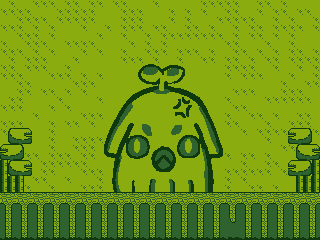

This is a level from a 2D game, rendered from its Tiled map with the project's own tilesets. A one-line summary and the complete map file follow:
An orthogonal 40x30 tile map with 8x8 px tiles, 1 tile layer (Tile Layer 1), 2 tilesets.

<map version="1.8" tiledversion="1.8.2" orientation="orthogonal" renderorder="right-down" width="40" height="30" tilewidth="8" tileheight="8" infinite="0" nextlayerid="2" nextobjectid="1">
 <tileset firstgid="1" source="forest.tsx" />
 <tileset firstgid="1441" source="squid.tsx" />
 <layer id="1" name="Tile Layer 1" width="40" height="30">
  <data encoding="csv">
34,103,34,34,103,103,103,34,103,103,34,103,103,34,103,103,34,34,34,103,34,34,34,34,34,103,103,103,103,103,34,34,103,103,34,103,34,34,34,34,
103,103,103,103,34,34,34,103,103,103,103,103,34,34,34,103,103,103,34,34,34,103,34,103,34,103,34,34,103,103,34,34,103,34,103,103,34,103,103,34,
34,34,103,103,103,103,34,103,103,103,103,103,34,34,34,103,103,103,34,34,34,103,34,103,34,34,34,103,103,103,103,103,34,34,103,34,103,34,34,103,
103,103,103,34,103,34,103,34,34,34,103,34,34,103,34,103,103,103,34,103,103,34,34,103,103,34,103,34,34,103,34,103,103,34,103,103,103,103,34,103,
34,34,103,103,103,34,103,34,34,34,34,34,103,34,34,103,34,34,103,34,103,103,103,103,103,103,103,103,34,103,34,103,103,34,103,34,103,34,34,34,
103,34,34,103,103,103,34,34,103,103,103,103,34,34,34,34,103,34,103,34,103,34,34,34,34,34,34,34,103,103,34,34,34,103,34,34,103,34,34,34,
103,103,103,34,103,34,103,34,34,34,103,34,103,34,34,103,34,34,103,103,103,34,103,103,103,34,103,34,34,103,103,34,103,34,103,34,103,103,34,103,
34,103,34,103,103,103,34,34,34,103,34,34,34,34,34,103,103,103,34,103,34,34,103,34,34,103,103,34,103,103,34,103,34,103,103,34,103,103,103,103,
103,103,34,103,103,103,34,34,103,34,34,34,34,1441,1442,1443,1444,1445,1446,1447,1448,1449,1450,1451,1452,1453,1454,1455,103,103,103,103,34,34,103,34,34,103,34,103,
103,103,103,34,34,34,103,103,103,34,103,34,103,1456,1457,1458,1459,1460,1461,1462,1463,1464,1465,1466,1467,1468,1469,1470,103,34,103,103,103,34,34,34,103,34,34,103,
34,34,103,103,34,34,34,34,34,103,103,103,34,1471,1472,1473,1474,1475,1476,1477,1478,1479,1480,1481,1482,1483,1484,1485,34,34,34,34,34,34,34,103,34,34,103,103,
34,34,103,103,34,103,103,34,103,34,103,34,34,1486,1487,1488,1489,1490,1491,1492,1493,1494,1495,1496,1497,1498,1499,1500,34,103,103,103,34,34,34,103,103,103,34,34,
34,103,103,34,34,34,34,103,34,34,34,34,103,1501,1502,1503,1504,1505,1506,1507,1508,1509,1510,1511,1512,1513,1514,1515,103,34,34,34,34,103,103,103,103,103,103,34,
103,103,103,34,34,34,103,34,103,34,34,34,34,1516,1517,1518,1519,1520,1521,1522,1523,1524,1525,1526,1527,1528,1529,1530,34,103,103,34,34,34,34,34,34,34,34,34,
34,34,34,34,103,34,34,34,34,34,103,103,103,1531,1532,1533,1534,1535,1536,1537,1538,1539,1540,1541,1542,1543,1544,1545,103,34,34,103,103,34,103,34,34,103,103,34,
103,103,103,34,34,34,103,34,103,103,34,103,34,1546,1547,1548,1549,1550,1551,1552,1553,1554,1555,1556,1557,1558,1559,1560,103,103,34,536870927,34,103,34,34,103,103,103,34,
103,114,115,116,34,34,103,34,34,34,34,34,34,1561,1562,1563,1564,1565,1566,1567,1568,1569,1570,1571,1572,1573,1574,1575,34,34,103,34,103,103,103,103,2147483764,2147483763,2147483762,103,
34,126,127,128,34,34,103,34,34,103,103,103,103,1576,1577,1578,1579,1580,1581,1582,1583,1584,1585,1586,1587,1588,1589,1590,34,34,34,34,34,103,34,34,2147483776,2147483775,2147483774,34,
2147483764,2147483763,2147483762,34,34,34,103,34,34,103,103,103,34,1591,1592,1593,1594,1595,1596,1597,1598,1599,1600,1601,1602,1603,1604,1605,34,34,34,34,34,34,34,103,103,114,115,116,
2147483776,2147483775,2147483774,103,103,34,103,103,103,34,103,103,34,1606,1607,1608,1609,1610,1611,1612,1613,1614,1615,1616,1617,1618,1619,1620,103,34,103,103,34,103,34,34,34,126,127,128,
139,114,115,116,34,103,103,103,103,103,103,34,34,1621,1622,1623,1624,1625,1626,1627,1628,1629,1630,1631,1632,1633,1634,1635,34,34,103,34,34,103,103,34,2147483764,2147483763,2147483762,139,
139,126,127,128,34,103,103,34,34,34,103,103,103,1636,1637,1638,1639,1640,1641,1642,1643,1644,1645,1646,1647,1648,1649,1650,103,103,103,103,103,103,34,103,2147483776,2147483775,2147483774,139,
139,139,139,34,103,103,34,34,103,34,34,34,103,1651,1652,1653,1654,1655,1656,1657,1658,1659,1660,1661,1662,1663,1664,1665,103,34,103,34,34,34,34,34,34,139,139,139,
139,139,139,103,34,34,103,34,34,34,103,103,103,1666,1667,1668,1669,1670,1671,1672,1673,1674,1675,1676,1677,1678,1679,1680,103,34,34,103,103,34,103,34,34,139,139,139,
109,110,109,110,109,110,109,110,109,110,109,110,109,110,109,110,109,110,109,110,109,110,109,110,109,110,109,110,109,110,109,110,109,110,109,110,109,110,109,110,
121,122,121,122,121,122,121,122,121,122,121,122,121,122,121,122,121,122,121,122,121,122,121,122,121,122,121,122,121,122,121,122,121,122,121,122,121,122,121,122,
133,134,133,134,133,134,133,134,133,134,133,134,133,134,133,134,133,134,133,134,133,134,133,134,133,134,133,134,133,134,133,134,133,134,133,134,133,134,133,134,
133,134,133,134,133,134,133,134,133,134,133,134,133,134,133,134,133,134,133,134,133,134,133,134,133,134,133,134,111,112,133,134,133,134,133,134,133,134,133,134,
133,134,133,134,133,134,133,134,133,134,133,134,133,134,133,134,133,134,133,134,133,134,133,134,133,134,133,134,98,98,133,134,133,134,133,134,133,134,133,134,
123,124,123,124,123,124,123,124,123,124,123,124,123,124,123,124,123,124,123,124,123,124,123,124,123,124,123,124,99,100,123,124,123,124,123,124,123,124,123,124
</data>
 </layer>
</map>